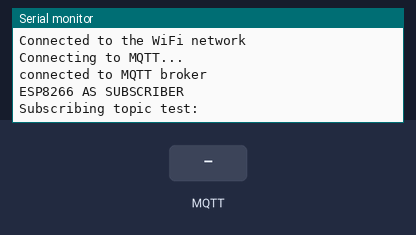
Recording of a sketch running on a simulated ESP8266 (NodeMCU). Shown: the last lines printed to the serial monitor. The inputs (shaded band) are chosen by the test bench. WiFi joins after 1.5 s; servers stay silent unless stated; no MQTT or app messages arrive unless stated.

Above: at 2.7 s.
2.8 s: MQTT message "1" arrives on the first subscribed topic
At 3.7 s:
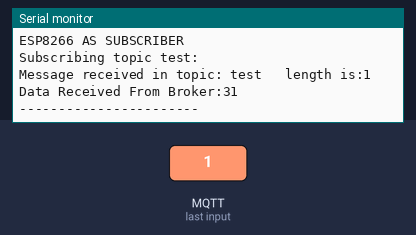
4.3 s: MQTT message "on" arrives on the first subscribed topic
At 4.8 s:
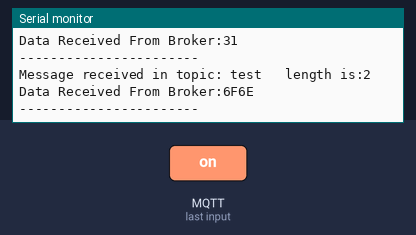
5.8 s: MQTT message "off" arrives on the first subscribed topic
At 7.2 s:
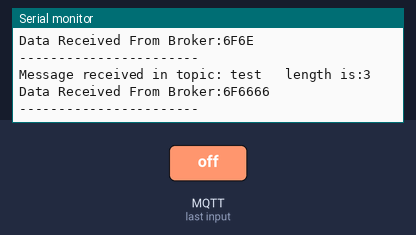

Measured:
- after the input at 2.8 s, the serial monitor: prints a new line at once (image 1)
- after the input at 4.3 s, the serial monitor: prints a new line at once (image 2)
- after the input at 5.8 s, the serial monitor: prints a new line at once (image 3)

The sketch:

mqtt_sub.ino
```cpp
//created By Dattatray Bhairi

#include <ESP8266WiFi.h>
#include <PubSubClient.h>

const char* ssid = "***************";    //replace this with your wifi access point
const char* password = "*************"; //replace with your wifi password
const char* broker = "192.168.43.65"; //IP address of broker
const int port = 1883;
const char* mqttUser = "";
const char* mqttPassword = "";

WiFiClient espClient;
PubSubClient client(espClient);

void callback(char* topic, byte* payload, unsigned int length) {

  Serial.print("Message received in topic: ");
  Serial.print(topic);
  Serial.print("   length is:");
  Serial.println(length);

  Serial.print("Data Received From Broker:");
  for (int i = 0; i < length; i++) {
    Serial.print(payload[i],HEX);
  }

  Serial.println();
  Serial.println("-----------------------");
  Serial.println();

}

void setup() {

  Serial.begin(115200);

  WiFi.begin(ssid, password);
  Serial.println("Connecting to WiFi..");
  while (WiFi.status() != WL_CONNECTED)
  {
    delay(100);
    yield();
  }
  Serial.println("Connected to the WiFi network");

  client.setServer(broker, port);
  client.setCallback(callback);

  while (!client.connected()) {
    Serial.println("Connecting to MQTT...");

    if (client.connect("ESP32Client", mqttUser, mqttPassword ))
    {

      Serial.println("connected to MQTT broker");

    }
    else
    {

      Serial.print("failed with state ");
      Serial.print(client.state());
      delay(500);

    }
  }


  Serial.println("ESP8266 AS SUBSCRIBER");
  Serial.println("Subscribing topic test:");
  client.subscribe("test");//topic name="abc"

}

void loop() {
  client.loop();
}
```
